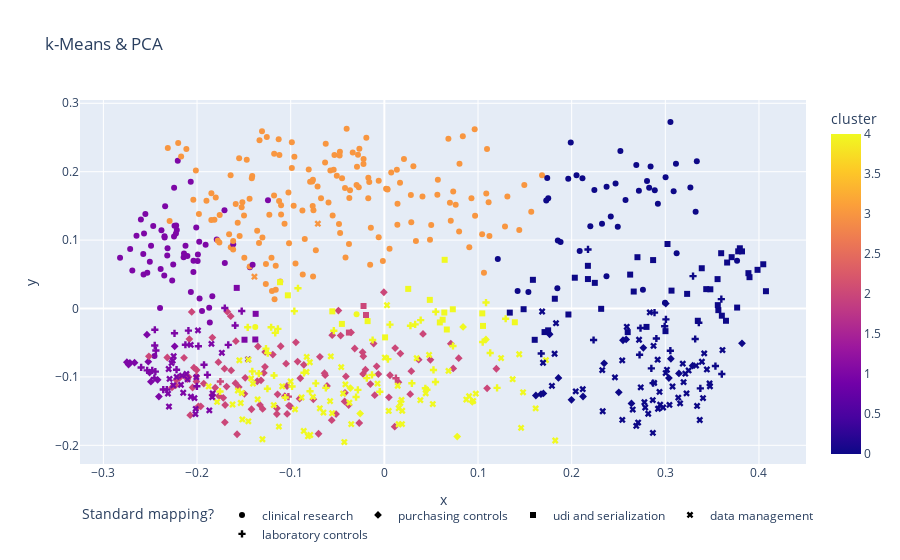

The notebook cell this image was saved under:
### Code cell
# visualize clustering result with PCA 
fig = px.scatter(
    embeddings_df,
    y="y",
    x="x",
    color=CLUSTER,
    symbol=TARGET,
    hover_data=[TARGET,ORIGINAL_TEXT],
    title="k-Means & PCA"
)
fig.update_layout(uniformtext_mode="hide")
fig.update_layout(legend_orientation="h")
fig.show()

### Figure 1 — Plotly figure (JSON) as saved in the notebook; plotly's stock layout.template omitted (floating-point values rounded to 4 significant figures; data arrays with more than 128 entries replaced by an {"elided": "..."} marker saying what was removed)
{"data": [{"customdata": {"elided": "257x2 str values"}, "hovertemplate": "Standard mapping?=%{customdata[0]}<br>x=%{x}<br>y=%{y}<br>Original Text=%{customdata[1]}<br>cluster=%{marker.color}<extra></extra>", "legendgroup": "clinical research", "marker": {"color": {"elided": "257 int values"}, "coloraxis": "coloraxis", "symbol": "circle"}, "mode": "markers", "name": "clinical research", "orientation": "v", "showlegend": true, "type": "scatter", "x": {"elided": "257 float values"}, "xaxis": "x", "y": {"elided": "257 float values"}, "yaxis": "y"}, {"customdata": {"elided": "144x2 str values"}, "hovertemplate": "Standard mapping?=%{customdata[0]}<br>x=%{x}<br>y=%{y}<br>Original Text=%{customdata[1]}<br>cluster=%{marker.color}<extra></extra>", "legendgroup": "purchasing controls", "marker": {"color": {"elided": "144 int values"}, "coloraxis": "coloraxis", "symbol": "diamond"}, "mode": "markers", "name": "purchasing controls", "orientation": "v", "showlegend": true, "type": "scatter", "x": {"elided": "144 float values"}, "xaxis": "x", "y": {"elided": "144 float values"}, "yaxis": "y"}, {"customdata": {"elided": "68x2 str values"}, "hovertemplate": "Standard mapping?=%{customdata[0]}<br>x=%{x}<br>y=%{y}<br>Original Text=%{customdata[1]}<br>cluster=%{marker.color}<extra></extra>", "legendgroup": "udi and serialization", "marker": {"color": [4, 0, 4, 0, 0, 0, 4, 4, 0, 0, 0, 0, 4, 2, 0, 0, 0, 4, 0, 0, 0, 0, 0, 0, 4, 0, 4, 0, 0, 0, 4, 0, 0, 0, 4, 1, 0, 0, 2, 0, 0, 4, 0, 4, 0, 2, 0, 0, 0, 0, 4, 0, 0, 0, 0, 0, 0, 0, 4, 4, 0, 0, 0, 1, 1, 4, 1, 4], "coloraxis": "coloraxis", "symbol": "square"}, "mode": "markers", "name": "udi and serialization", "orientation": "v", "showlegend": true, "type": "scatter", "x": [-0.1114, 0.4074, -0.04535, 0.4046, 0.1487, 0.1606, -0.01787, 0.06439, 0.3708, 0.182, 0.3389, 0.1965, 0.05924, -0.03785, 0.3819, 0.2247, 0.3558, 0.06402, 0.3985, 0.3481, 0.3233, 0.3566, 0.2799, 0.2702, 0.1053, 0.356, 0.04855, 0.3767, 0.287, 0.3604, 0.1046, 0.3023, 0.3066, 0.3437, 0.0007697, -0.1576, 0.3796, 0.3347, -0.02222, 0.1339, 0.1586, -0.103, 0.3002, 0.02549, 0.171, -0.01961, 0.3648, 0.366, 0.3778, 0.2174, 0.06224, 0.2598, 0.1749, 0.2663, 0.3887, 0.2315, 0.3596, 0.3899, -0.05556, 0.0731, 0.2625, 0.2033, 0.2173, -0.1493, -0.1374, 0.1393, -0.1378, 0.0667], "xaxis": "x", "y": [0.03843, 0.02529, -0.02254, 0.06466, -0.001037, -0.04579, -0.01848, 0.07118, 0.07502, 0.01426, 0.05884, -0.00877, -0.0204, -0.03522, 0.08349, 0.03748, 0.04295, -0.005904, 0.05652, 0.02807, 0.02138, -0.002406, -0.02692, 0.07498, -0.02547, 0.004901, 0.01261, 0.001333, 0.07076, -0.01052, -0.007159, 0.09427, 0.02611, 0.02829, -0.04223, 0.03012, 0.08803, -0.01793, 0.003637, -0.006028, 0.04191, 0.01925, -0.03312, 0.02867, -0.03449, -0.00953, -0.01794, 0.0672, 0.08357, 0.04305, -0.01639, -0.03452, -0.03195, 0.02479, 0.05166, -0.0004853, 0.08082, 0.04578, -0.004191, -0.001136, 0.04956, 0.045, 0.06239, -0.04565, -0.007801, -0.02015, -0.04531, -0.03072], "yaxis": "y"}, {"customdata": {"elided": "148x2 str values"}, "hovertemplate": "Standard mapping?=%{customdata[0]}<br>x=%{x}<br>y=%{y}<br>Original Text=%{customdata[1]}<br>cluster=%{marker.color}<extra></extra>", "legendgroup": "data management", "marker": {"color": {"elided": "148 int values"}, "coloraxis": "coloraxis", "symbol": "x"}, "mode": "markers", "name": "data management", "orientation": "v", "showlegend": true, "type": "scatter", "x": {"elided": "148 float values"}, "xaxis": "x", "y": {"elided": "148 float values"}, "yaxis": "y"}, {"customdata": {"elided": "87x2 str values"}, "hovertemplate": "Standard mapping?=%{customdata[0]}<br>x=%{x}<br>y=%{y}<br>Original Text=%{customdata[1]}<br>cluster=%{marker.color}<extra></extra>", "legendgroup": "laboratory controls", "marker": {"color": [1, 1, 4, 0, 4, 4, 4, 4, 4, 4, 1, 4, 0, 1, 1, 0, 4, 0, 4, 4, 1, 4, 4, 4, 0, 0, 4, 4, 4, 0, 0, 0, 4, 1, 4, 2, 1, 1, 4, 4, 0, 0, 0, 0, 4, 4, 4, 4, 4, 0, 2, 4, 1, 4, 4, 4, 1, 1, 4, 4, 0, 1, 4, 4, 1, 0, 4, 2, 4, 1, 4, 1, 1, 1, 4, 4, 1, 4, 1, 0, 1, 0, 4, 0, 1, 4, 4], "coloraxis": "coloraxis", "symbol": "cross"}, "mode": "markers", "name": "laboratory controls", "orientation": "v", "showlegend": true, "type": "scatter", "x": [-0.1704, -0.2322, -0.141, 0.3598, -0.1137, 0.105, -0.07939, 0.003782, -0.05394, 0.04545, -0.2532, -0.01251, 0.3054, -0.1925, -0.2092, 0.2234, -0.134, 0.3296, -0.1165, -0.1245, -0.2219, 0.1204, -0.09856, -0.03019, 0.2904, 0.3535, 0.1295, 0.0549, -0.1249, 0.2869, 0.3319, 0.2993, -0.01318, -0.2445, -0.1459, 0.01235, -0.2361, -0.244, 0.07325, -0.09224, 0.2174, 0.2735, 0.3006, 0.2885, 0.04378, -0.1755, 0.02787, 0.113, -0.06249, 0.3358, -0.1025, 0.05461, -0.2002, -0.1177, 0.03877, -0.004884, -0.1593, -0.2451, 0.02938, 0.05247, 0.2851, -0.2452, -0.0858, -0.09612, -0.1667, 0.1675, -0.1209, -0.1751, -0.1264, -0.1889, 0.005988, -0.2241, -0.1523, -0.1986, -0.1058, -0.02828, -0.2124, 0.1086, -0.2478, 0.3603, -0.2597, 0.3374, -0.07321, 0.2725, -0.2456, -0.01875, 0.03291], "xaxis": "x", "y": [0.0007187, -0.1184, -0.09191, 0.01366, -0.02985, -0.04903, -0.1209, -0.07397, -0.03245, -0.1188, -0.09051, -0.04607, -0.06169, -0.08231, -0.0323, -0.04604, -0.09511, 0.04729, -0.03566, -0.0653, -0.08949, -0.1161, -0.114, -0.1294, -0.04389, -0.08417, -0.01502, -0.004817, -0.1173, -0.1091, -0.04461, -0.02592, -0.09715, -0.09236, -0.02747, -0.1019, -0.1185, -0.06134, -0.05486, 0.0296, 0.08632, -0.02861, -0.0159, -0.005977, -0.1167, -0.1214, -0.02518, -0.06496, -0.116, -0.02077, -0.1288, -0.1074, -0.1137, -0.098, -0.01706, -0.1216, -0.02482, -0.03107, -0.1094, -0.08981, -0.08748, -0.05404, -0.09398, -0.0038, -0.0532, -0.06585, -0.02744, -0.1068, -0.05867, -0.097, -0.02354, -0.03628, -0.003704, -0.05511, -0.1301, -0.1189, -0.05299, 0.008713, -0.09054, -0.09587, -0.08621, -0.1168, -0.1094, -0.0677, -0.1016, -0.1018, -0.02315], "yaxis": "y"}], "layout": {"coloraxis": {"colorbar": {"title": {"text": "cluster"}}, "colorscale": [[0, "#0d0887"], [0.1111, "#46039f"], [0.2222, "#7201a8"], [0.3333, "#9c179e"], [0.4444, "#bd3786"], [0.5556, "#d8576b"], [0.6667, "#ed7953"], [0.7778, "#fb9f3a"], [0.8889, "#fdca26"], [1, "#f0f921"]]}, "legend": {"orientation": "h", "title": {"text": "Standard mapping?"}, "tracegroupgap": 0}, "title": {"text": "k-Means & PCA"}, "uniformtext": {"mode": "hide"}, "xaxis": {"anchor": "y", "domain": [0, 1], "title": {"text": "x"}}, "yaxis": {"anchor": "x", "domain": [0, 1], "title": {"text": "y"}}}}
